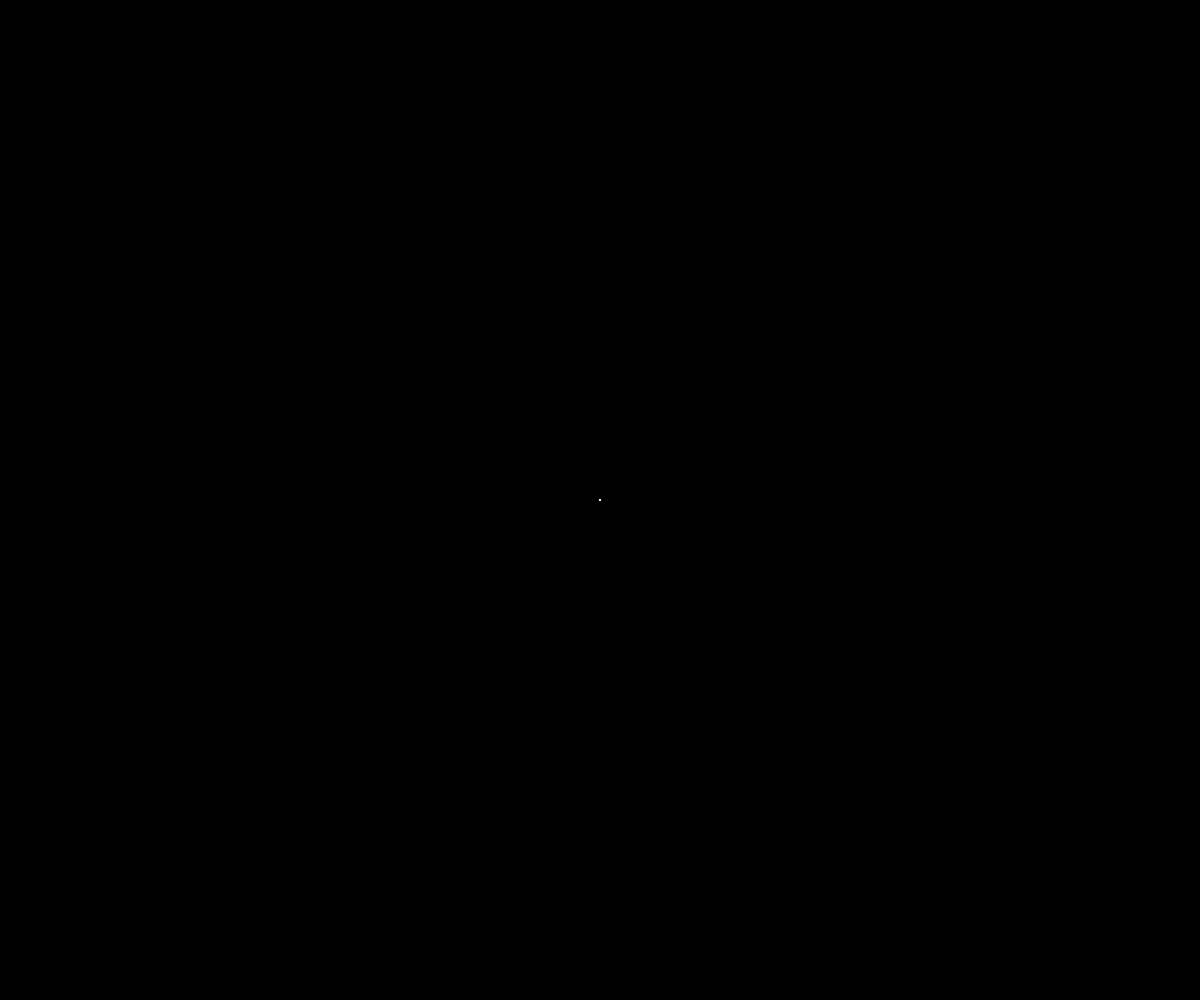
Frame 1 (no input)
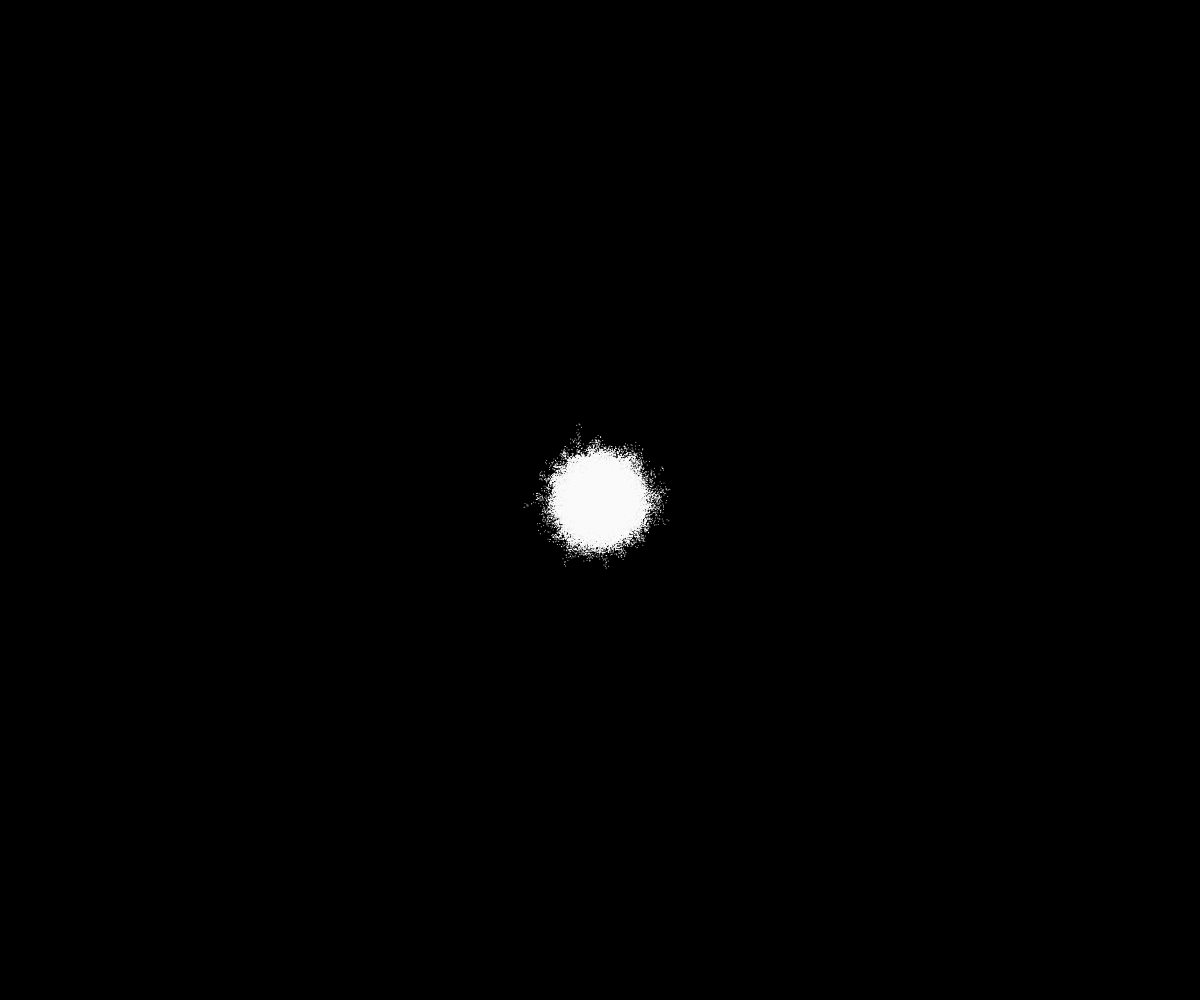
Frame 60 (no input)
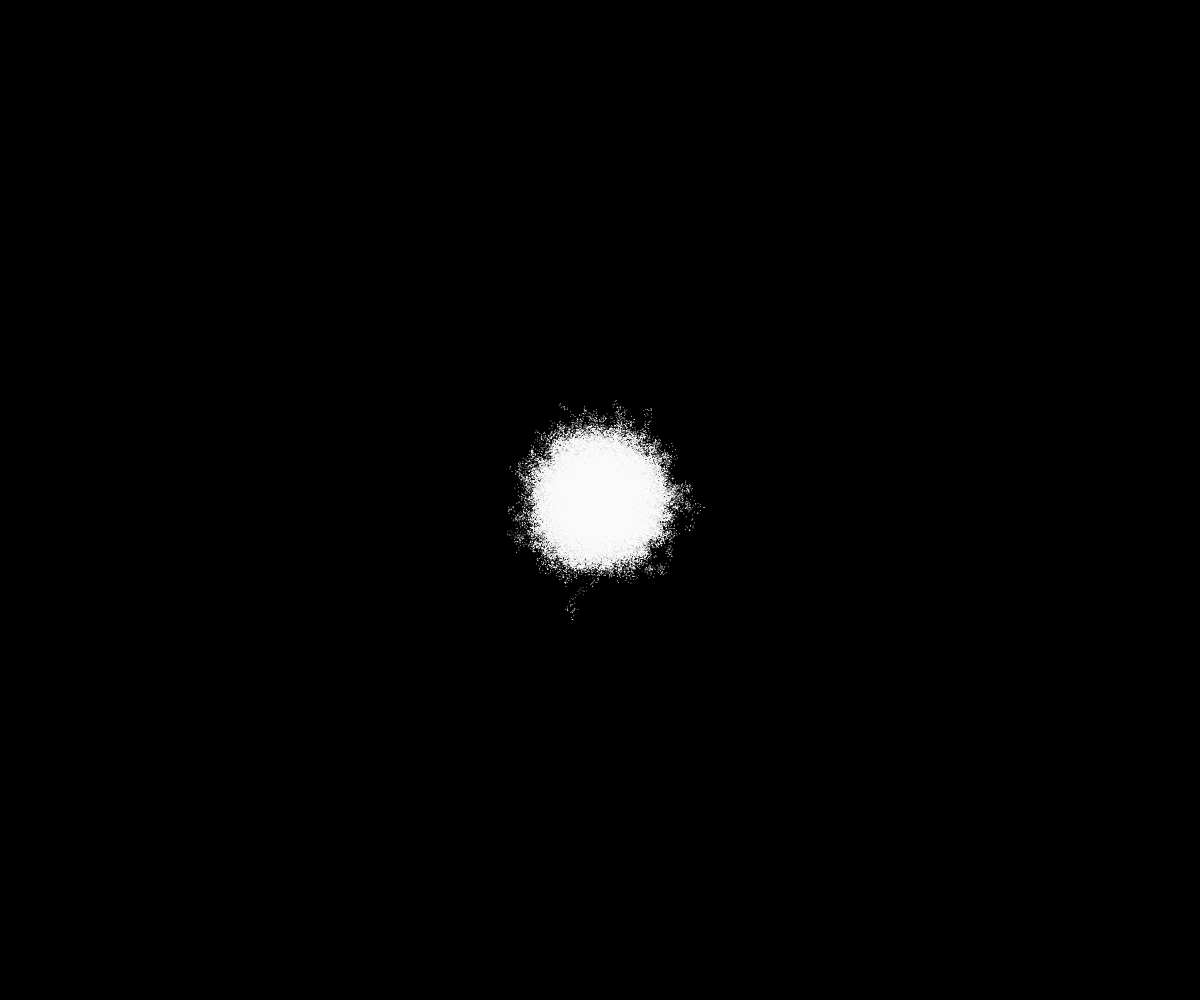
Frame 120 (the mouse pressed at the canvas centre since frame 60)

The p5.js sketch that drew these frames (run headless with seeded random() and noise() and a simulated clock; from frame 60 on, the mouse is pressed at the canvas centre):

// p5.js sketch
// ── sketch.js

var x = new Array(10000);
var y = new Array(10000);

function setup() {
  createCanvas(windowWidth, windowHeight,P2D);
  background(0);
  for(var i=0; i<x.length-1; i++) { 
   x[i]=width/2.0;
   y[i]=height/2.0;
  }
}

function draw() {
  stroke(255);
  noFill();
  blendMode(ADD);
  for(var i=0; i<x.length-1; i++) { 
  point(x[i],y[i]);
  x[i] = x[i]+random(-4,4);
  y[i] = y[i]+random(-4,4);
  }
  blendMode(BLEND);
  fill(0,5);
  noStroke();
  rect(0,0, width,height)
}
